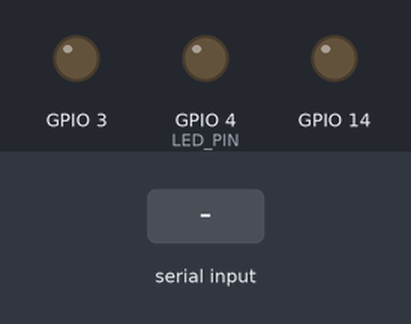
The program below on a simulated Raspberry Pi (BCM pin numbers). On the bench: output pins drawn as LEDs (lit = HIGH). Dashed ring = blinking. The test bench sets the inputs (shaded band). What the program prints to the terminal is not drawn.

Above: at 1.2 s.
1.3 s: "1" typed at the terminal, then Enter
At 1.46 s:
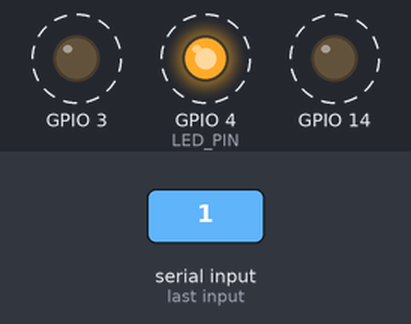
Timing chart, 0 to 10.3 s (numbered marks = the images above; inputs shaded):
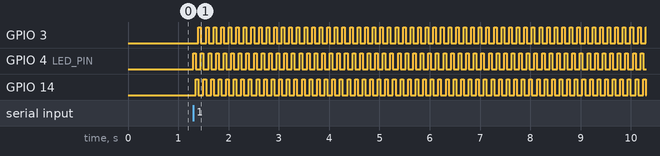

The program:

led_blink_task.py
```python
import RPi.GPIO as GPIO
import time

(a) = input("숫자를 입력하세요 :")
print(a)
i = 1
while (i<100):
    LED_PIN = 4
    GPIO.setmode(GPIO.BCM)
    GPIO.setup(LED_PIN, GPIO.OUT)


    GPIO.output(LED_PIN, GPIO.HIGH)
    print("RED on")
    time.sleep(0.05)
    GPIO.output(LED_PIN, GPIO.LOW)


    LED_PIN = 14
    GPIO.setmode(GPIO.BCM)
    GPIO.setup(LED_PIN, GPIO.OUT)


    GPIO.output(LED_PIN, GPIO.HIGH)
    print("YELLOW on")
    time.sleep(0.05)
    GPIO.output(LED_PIN, GPIO.LOW)


    LED_PIN = 3
    GPIO.setmode(GPIO.BCM)
    GPIO.setup(LED_PIN, GPIO.OUT)


    GPIO.output(LED_PIN, GPIO.HIGH)
    print("green on")
    time.sleep(0.05)
    GPIO.output(LED_PIN, GPIO.LOW)

    i += 1
    print(i)
print("끝!!")
print("총"+str(i)+"번 반복했습니다")

GPIO.cleanup()
```

Measured:
- after the input at 1.3 s, GPIO 3: alternates HIGH for 0.05 s and LOW for 0.10 s, starting after 0.10 s; GPIO 4 (LED_PIN): alternates HIGH for 0.05 s and LOW for 0.10 s, starting at once; GPIO 14: alternates HIGH for 0.05 s and LOW for 0.10 s, starting after 0.05 s
